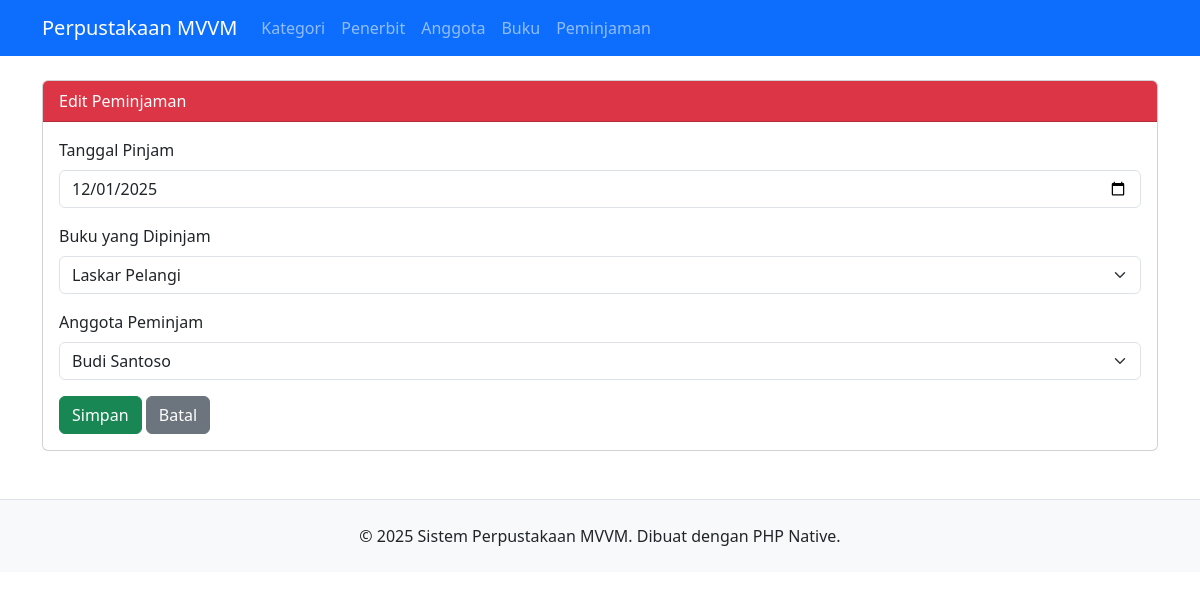
The app's page /index.php?page=peminjaman_form&id=1 with its own data.
### tables this page shows
CREATE TABLE `peminjaman` (
  `id_peminjaman` int(11) NOT NULL,
  `id_buku` int(11) DEFAULT NULL,
  `id_anggota` int(11) DEFAULT NULL,
  `tanggal_pinjam` date DEFAULT NULL
);

CREATE TABLE `buku` (
  `id_buku` int(11) NOT NULL,
  `judul_buku` varchar(200) NOT NULL,
  `pengarang` varchar(100) DEFAULT NULL,
  `id_kategori` int(11) DEFAULT NULL,
  `id_penerbit` int(11) DEFAULT NULL
);

CREATE TABLE `anggota` (
  `id_anggota` int(11) NOT NULL,
  `nama_anggota` varchar(100) NOT NULL,
  `nomor_telepon` varchar(20) DEFAULT NULL
);

### viewmodels/PeminjamanViewModel.php (called while the page is built, shortened)
<?php
require_once 'models/Peminjaman.php';
require_once 'models/Buku.php';
require_once 'models/Anggota.php';
class PeminjamanViewModel {
    private $model;
    private $bukuModel;
    private $anggotaModel;
    public function __construct() {
        $database = new Database();
        $db = $database->getConnection();
        $this->model = new Peminjaman($db);
        $this->bukuModel = new Buku($db);
        $this->anggotaModel = new Anggota($db);
    }
    public function getBukuList() {
        return $this->bukuModel->read();
    }
    public function getAnggotaList() {
        return $this->anggotaModel->read();
    }
    public function getPeminjamanById($id) {
        $this->model->id_peminjaman = $id;
        $this->model->getSinglePeminjaman();
        return $this->model;
    }
}
?>

### models/Peminjaman.php (called while the page is built, shortened)
<?php
class Peminjaman {
    private $conn;
    private $table_name = "peminjaman";
    public $id_peminjaman;
    public function __construct($db) {
        $this->conn = $db;
    }
    public function getSinglePeminjaman() {
        $query = "SELECT * FROM " . $this->table_name . " WHERE id_peminjaman = ? LIMIT 0,1";
        $stmt = $this->conn->prepare($query);
        $stmt->bindParam(1, $this->id_peminjaman);
        $stmt->execute();
        $row = $stmt->fetch(PDO::FETCH_ASSOC);
        if($row) {
            $this->id_buku = $row['id_buku'];
            $this->id_anggota = $row['id_anggota'];
            $this->tanggal_pinjam = $row['tanggal_pinjam'];
        }
    }
}
?>

### models/Buku.php (called while the page is built, shortened)
<?php
class Buku {
    private $conn;
    private $table_name = "buku";
    public function __construct($db) {
        $this->conn = $db;
    }
    public function read() {
        $query = "SELECT b.id_buku, b.judul_buku, b.pengarang, b.id_kategori, b.id_penerbit,
                         k.nama_kategori, p.nama_penerbit
                  FROM " . $this->table_name . " b
                  LEFT JOIN kategori k ON b.id_kategori = k.id_kategori
                  LEFT JOIN penerbit p ON b.id_penerbit = p.id_penerbit
                  ORDER BY b.id_buku DESC";
        $stmt = $this->conn->prepare($query);
        $stmt->execute();
        return $stmt;
    }
}
?>

### models/Anggota.php (called while the page is built, shortened)
<?php
class Anggota {
    private $conn;
    private $table_name = "anggota";
    public function __construct($db) {
        $this->conn = $db;
    }
    public function read() {
        $query = "SELECT * FROM " . $this->table_name . " ORDER BY id_anggota ASC";
        $stmt = $this->conn->prepare($query);
        $stmt->execute();
        return $stmt;
    }
}
?>

### views/peminjaman_form.php (the view, shortened to what this page needs)
<?php
require_once 'viewmodels/PeminjamanViewModel.php';
$viewModel = new PeminjamanViewModel();
$id = $_GET['id'] ?? null;
$data = null;
$bukuList = $viewModel->getBukuList();
$anggotaList = $viewModel->getAnggotaList();
if ($id) {
    $viewModel->getPeminjamanById($id);
    $data = $viewModel->getPeminjamanById($id);
}
?>
<div class="card">
    <div class="text-white card-header bg-danger">
        <?= $id ? 'Edit' : 'Tambah' ?> Peminjaman
    </div>
    <div class="card-body">
        <form method="POST">
            <div class="mb-3">
                <label class="form-label">Tanggal Pinjam</label>
                <input type="date" name="tanggal_pinjam" class="form-control"
                       value="<?= $data ? $data->tanggal_pinjam : date('Y-m-d') ?>" required>
            </div>
            <div class="mb-3">
                <label class="form-label">Buku yang Dipinjam</label>
                <select name="id_buku" class="form-select" required>
                    <?php while ($buku = $bukuList->fetch(PDO::FETCH_ASSOC)): ?>
                        <option value="<?= $buku['id_buku'] ?>"
                            <?= ($data && $data->id_buku == $buku['id_buku']) ? 'selected' : '' ?>>
                            <?= $buku['judul_buku'] ?>
                        </option>
                    <?php endwhile; ?>
                </select>
            </div>
            <div class="mb-3">
                <label class="form-label">Anggota Peminjam</label>
                <select name="id_anggota" class="form-select" required>
                    <?php while ($agt = $anggotaList->fetch(PDO::FETCH_ASSOC)): ?>
                        <option value="<?= $agt['id_anggota'] ?>"
                            <?= ($data && $data->id_anggota == $agt['id_anggota']) ? 'selected' : '' ?>>
                            <?= $agt['nama_anggota'] ?>
                        </option>
                    <?php endwhile; ?>
                </select>
            </div>
            <button type="submit" class="btn btn-success">Simpan</button>
            <a href="index.php?page=peminjaman" class="btn btn-secondary">Batal</a>
        </form>
    </div>
</div>

### records on screen
peminjaman: tanggal_pinjam "12/01/2025", id_buku "Laskar Pelangi", id_anggota "Budi Santoso"
